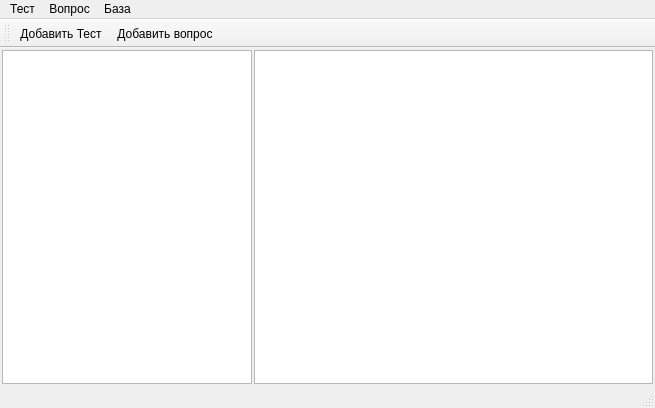
<?xml version="1.0" encoding="UTF-8"?>
<ui version="4.0">
 <class>MainWindow</class>
 <widget class="QMainWindow" name="MainWindow">
  <property name="geometry">
   <rect>
    <x>0</x>
    <y>0</y>
    <width>655</width>
    <height>408</height>
   </rect>
  </property>
  <property name="windowTitle">
   <string>Редактор тестов</string>
  </property>
  <widget class="QWidget" name="centralWidget">
   <layout class="QHBoxLayout" name="horizontalLayout">
    <property name="spacing">
     <number>2</number>
    </property>
    <property name="leftMargin">
     <number>2</number>
    </property>
    <property name="topMargin">
     <number>2</number>
    </property>
    <property name="rightMargin">
     <number>2</number>
    </property>
    <property name="bottomMargin">
     <number>2</number>
    </property>
    <item>
     <widget class="QListWidget" name="listWidget">
      <property name="minimumSize">
       <size>
        <width>250</width>
        <height>0</height>
       </size>
      </property>
      <property name="maximumSize">
       <size>
        <width>250</width>
        <height>16777215</height>
       </size>
      </property>
     </widget>
    </item>
    <item>
     <widget class="QTableView" name="tableView">
      <property name="styleSheet">
       <string notr="true">font: 12pt &quot;Consolas&quot;;</string>
      </property>
     </widget>
    </item>
   </layout>
  </widget>
  <widget class="QMenuBar" name="menuBar">
   <property name="geometry">
    <rect>
     <x>0</x>
     <y>0</y>
     <width>655</width>
     <height>21</height>
    </rect>
   </property>
   <widget class="QMenu" name="menuSubject">
    <property name="title">
     <string>Тест</string>
    </property>
    <addaction name="action"/>
    <addaction name="actionReload"/>
   </widget>
   <widget class="QMenu" name="menuTest">
    <property name="title">
     <string>Вопрос</string>
    </property>
    <addaction name="actionAddTest"/>
    <addaction name="actionRefresh"/>
   </widget>
   <widget class="QMenu" name="menu">
    <property name="title">
     <string>База</string>
    </property>
    <addaction name="action_2"/>
   </widget>
   <addaction name="menuSubject"/>
   <addaction name="menuTest"/>
   <addaction name="menu"/>
  </widget>
  <widget class="QToolBar" name="mainToolBar">
   <attribute name="toolBarArea">
    <enum>TopToolBarArea</enum>
   </attribute>
   <attribute name="toolBarBreak">
    <bool>false</bool>
   </attribute>
   <addaction name="action"/>
   <addaction name="actionAddTest"/>
  </widget>
  <widget class="QStatusBar" name="statusBar"/>
  <action name="action">
   <property name="text">
    <string>Добавить Тест</string>
   </property>
  </action>
  <action name="actionAddTest">
   <property name="text">
    <string>Добавить вопрос</string>
   </property>
  </action>
  <action name="actionReload">
   <property name="text">
    <string>Обновить</string>
   </property>
   <property name="toolTip">
    <string>Reload </string>
   </property>
  </action>
  <action name="actionRefresh">
   <property name="text">
    <string>Обновить</string>
   </property>
  </action>
  <action name="action_2">
   <property name="text">
    <string>Инициализация</string>
   </property>
  </action>
 </widget>
 <layoutdefault spacing="6" margin="11"/>
 <resources/>
 <connections/>
</ui>
